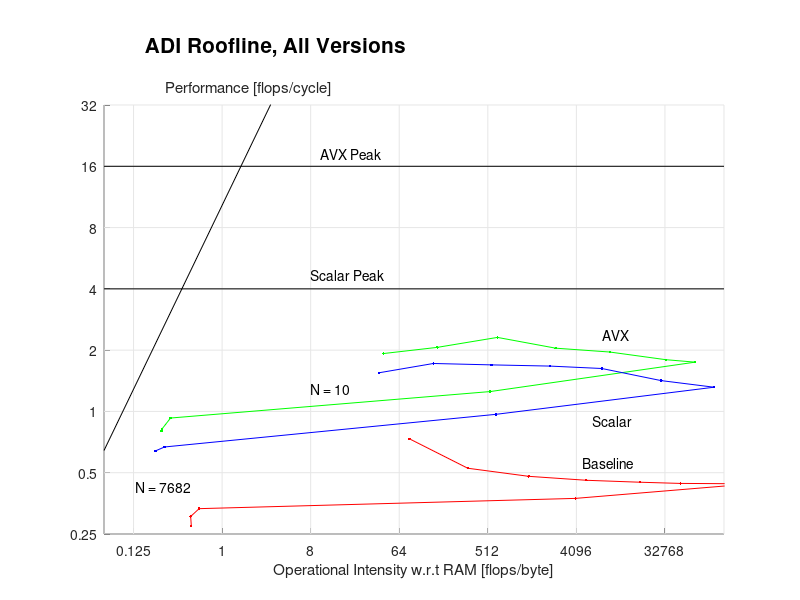

MATLAB code to generate this figure:
clear;
left = -4;
right = 17;
bottom = -2;
top = 5;

% memory_bandwidth = 68; % GB/s
memory_bandwidth = (11000+14500)/2^10; % GB/s
clock_speed = 2.6; % GHz
scalar_peak = 4;
vector_peak = 4*scalar_peak;

% beta for main memory
betaRAM = memory_bandwidth*2^30/(clock_speed*10^9);

% betas for caches
betaL3 = 64/6.3 + 64/8.4;
betaL2 = 64/6.1 + 64/2.2;
betaL1 = 12*8;

I = [2^left 2^right];
MRAM = betaRAM*I;
ML3  = betaL3*I;
ML2  = betaL2*I;
ML1  = betaL1*I;
pi_s = [scalar_peak scalar_peak];
pi_v = [vector_peak vector_peak];

N = [10 18 34 66 122 242 482 962 1922 3842 7682];

perf_AVX  = [1.925 2.064 2.310 2.045 1.958...
             1.795 1.746 1.252 0.928 0.819 0.801];
I_L2_AVX  = [20.229 72.867 112.189 0.499 0.280...
             0.193 0.185 0.174 0.165 0.151 0.140];
I_L3_AVX  = [43.860 138.595 492.583 1467.446 4.109...
             0.681 0.631 0.363 0.274 0.246 0.220];
I_RAM_AVX = [177.625 625.597 2566.898 10078.278 35825.893...
             134162.791 266258.661 2165.317 1.192 0.974 0.963];
         
perf_scalar  = [1.549 1.720 1.693 1.670 1.625...
                1.417 1.315 0.968 0.669 0.640 0.638];
I_L2_scalar  = [19.604 63.431 26.669 0.431 0.244...
                0.159 0.151 0.143 0.137 0.125 0.111];
I_L3_scalar  = [39.736 141.312 483.390 1178.315 9.138...
                0.579 0.389 0.275 0.221 0.200 0.169];
I_RAM_scalar = [159.978 571.003 2232.055 8825.832 29795.005...
                119985.741 414843.750 2492.483 1.036 0.837 0.842];
         
perf_serial  = [0.734 0.526 0.480 0.459 0.449...
                0.443 0.441 0.374 0.333 0.305 0.274];
I_L2_serial  = [38.730 139.276 283.299 1.017 0.797...
                0.113 0.139 0.111 0.095 0.075 0.084];
I_L3_serial  = [77.529 319.366 1040.724 3515.800 173.098...
                1.444 0.379 0.629 0.132 0.111 0.118];
I_RAM_serial = [324.468 1279.427 5348.837 20733.198 73016.277...
                188433.814 989767.842 16011.485 2.335 1.913 1.941];

hold on;

xlim([left right]);
ylim([bottom top]);

xticks = (left+1):3:(right-1);
set(gca, 'XTick', xticks);
for j = 1:length(xticks)
  xtl{j} = num2str(2^xticks(j));
end
set(gca, 'XTickLabel', xtl);

yticks = bottom:1:top;
set(gca, 'YTick', yticks);
for j = 1:length(yticks)
  ytl{j} = num2str(2^yticks(j));
end
set(gca, 'YTickLabel', ytl);

% Obtain the tick mark locations
xtick = get(gca,'XTick'); 
xtick = [left xtick right];
% Obtain the limits of the y axis
ylims = get(gca,'Ylim');
% Create line data
X = repmat(xtick,2,1);
Y = repmat(ylims',1,size(xtick,2));
% Plot line data
h = plot(X,Y,'-k');
set(h,'Color',[0.9 0.9 0.9]);

% Obtain the tick mark locations
ytick = get(gca,'YTick');
% Obtain the limits of the x axis
xlims = get(gca,'Xlim');
% Create line data
Y = repmat(ytick,2,1);
X = repmat(xlims',1,size(ytick,2));
% Plot line data
h = plot(X,Y,'-k');
set(h,'Color',[0.9 0.9 0.9]);

% line([left left],[bottom top],'Color',[0.8 0.8 0.8]);
% line([left right],[bottom bottom],'Color',[0.8 0.8 0.8]);
% line([left right],[top top],'Color',[0.8 0.8 0.8]);
% line([right right],[top bottom],'Color',[0.8 0.8 0.8]);

% plot rooflines
plot(log2(I),log2(pi_s),'-k');
plot(log2(I),log2(pi_v),'-k');
plot(log2(I),log2(MRAM),'-k');
% plot(log2(I),log2(ML3), '-b');
% plot(log2(I),log2(ML2), '-g');
% plot(log2(I),log2(ML1), '-k');

fac = 1/4;

h1 = plot(log2(fac*I_RAM_AVX),log2(perf_AVX),'-g.');
h2 = plot(log2(fac*I_RAM_scalar),log2(perf_scalar),'-b.');
h3 = plot(log2(fac*I_RAM_serial),log2(perf_serial),'-r.');

% plot(log2(fac*I_L3_AVX),log2(perf_AVX),'-g.');
% plot(log2(fac*I_L3_scalar),log2(perf_scalar),'-b.');
% plot(log2(fac*I_L3_serial),log2(perf_serial),'-r.');
% 
% plot(log2(fac*I_L2_AVX),log2(perf_AVX),'-g.');
% plot(log2(fac*I_L2_scalar),log2(perf_scalar),'-b.');
% plot(log2(fac*I_L2_serial),log2(perf_serial),'-r.');

% h = text(log2(0.125),log2(4.4),'L3 Bandwidth');
% set(h, 'rotation', 57);
% 
% h = text(log2(0.52),log2(4.1),'RAM Bandwidth');
% set(h, 'rotation', 58);

text(log2(8),log2(4.7),'Scalar Peak');
text(log2(10),log2(18.5),'AVX Peak');

text(log2(7500),log2(2.4),'AVX');
text(log2(6000),log2(0.9),'Scalar');
text(log2(4700),log2(0.56),'Baseline');

text(log2(8),log2(1.3),'N = 10');
text(log2(0.13),log2(0.43),'N = 7682');

hold off;

% legh = legend([h1 h2 h3],'AVX','Scalar','Baseline','Location','NorthEast');
% vertOffset = (top - bottom)*0.02;
% set(legh,'Position',get(legh,'Position') + [0 vertOffset 0 0]);

xlabel('Operational Intensity w.r.t RAM [flops/byte]');
ylabel('Performance [flops/cycle]');
set(get(gca,'YLabel'),'Rotation',0);
ylabh = get(gca,'YLabel');
vertOffset = (top - bottom)*0.52;
horzOffset = (right - left)*0.305;
set(ylabh,'Position',get(ylabh,'Position') + [horzOffset vertOffset 0]);

set(gca,'Position',get(gca,'Position') - [0 0 0 0.1]);
h = title('ADI Roofline, All Versions','FontSize', 15);
vertOffset = (top - bottom)*0.08;
horzOffset = (right - left)*-0.222;
set(h,'Position',get(h,'Position') + [horzOffset vertOffset 0]);

set(gcf,'color','w');